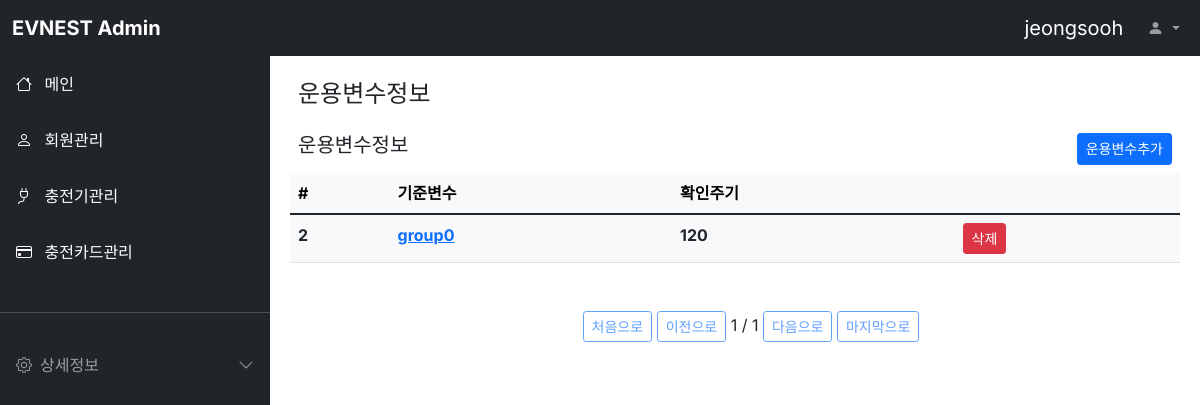
Page /variables/ (signed in) on the committed database.
### variables/models.py (models this page shows, shortened)
class Variables(models.Model):
  group = models.CharField(max_length=64, blank=True, verbose_name="기준변수")
  interval = models.IntegerField(null=True, verbose_name='확인주기')
  class Meta:
    db_table = 'nevsp_variables'
    verbose_name = '운용변수'
    verbose_name_plural = '운용변수'

### variables/views.py (the view)
# urls.py: path('',VariablesList.as_view()),
class VariablesList(ListView):
    model = Variables
    template_name = 'variables.html'
    context_object_name = 'variablesList'
    paginate_by = 10
    def get_context_data(self, **kwargs):
        context = super().get_context_data(**kwargs)
        user_id = self.request.session['user']
        context['loginuser'] = user_id
        return context

### variables/templates/variables.html (shortened to what this page needs)
{% extends "base.html" %}
{% block contents %}
<div class="row mt-3 mx-3">
  <div class="col-md-8 fw-bold"><h4>운용변수정보</h4></div>
</div>
<div class="row mt-3 mx-3">
  <div class="col-md-6 fw-bold"><h5>운용변수정보</h5></div>
  <div class="col-md-6 d-grid justify-content-md-end">
    <button class="btn btn-primary btn-sm"
      onclick="location.href='/variables/register/'">운용변수추가
    </button>
  </div>
</div>
<div class="row mt-2 mx-2">
  <div class="col-12">
    <table class="table table-light">
      <thead class="thead-light">
        <tr>
          <th scope="col">#</th>
          <th scope="col">기준변수</th>
          <th scope="col">확인주기</th>
          <th scope="col"></th>
        </tr>
      </thead>
      <tbody class="text-dark">
        {% for variables in variablesList %}
        <tr>
          <th scope="row">{{ variables.id }}</th>
          <th><a id="variables-{{ variables.id }}" href="/variables/{{ variables.id }}">{{ variables.group }}</a></th>
          <th>{{ variables.interval }}</th>
          <th><a class="btn btn-primary btn-sm btn-danger" id="variables-{{ variables.id }}"
            href="/variables/{{ variables.id }}/delete" target="_blank">삭제</a></th>
        </tr>
        {% endfor %}
      </tbody>
    </table>
    <div class="pagination justify-content-center mt-5">
      <ul class="step-links">
        {% if page_obj.has_previous %}
        <a class="btn btn-sm btn-outline-primary" href="?page=1">처음으로</a>
        <a class="btn btn-sm btn-outline-primary" href="?page={{ page_obj.previous_page_number }}">이전으로</a>
        {% else %}
        <a class="btn btn-sm btn-outline-primary disabled" href="#">처음으로</a>
        <a class="btn btn-sm btn-outline-primary disabled" href="#">이전으로</a>
        {% endif %}
      <span class="current">
        {{ page_obj.number }} / {{ page_obj.paginator.num_pages }}
      </span>
        {% if page_obj.has_next %}
        <a class="btn btn-sm btn-outline-primary" href="?page={{ page_obj.next_page_number }}">다음으로</a>
        <a class="btn btn-sm btn-outline-primary" href="?page={{ page_obj.paginator.num_pages }}">마지막으로</a>
        {% else %}
        <a class="btn btn-sm btn-outline-primary disabled" href="#">다음으로</a>
        <a class="btn btn-sm btn-outline-primary disabled" href="#">마지막으로</a>
        {% endif %}
      </ul>
    </div>
  </div>
</div>
{% endblock %}

### static/style.css (style rules this page uses)
body, button { font-family: "Inter", sans-serif; }
@media (min-width: 992px) { body { overflow: auto !important; } }

### rows in the picture
Variables: id "2", group "group0", interval "120"

### other values in the picture
{{ loginuser }} "jeongsooh"
{{ page_obj.number }} "1"
{{ page_obj.paginator.num_pages }} "1"
